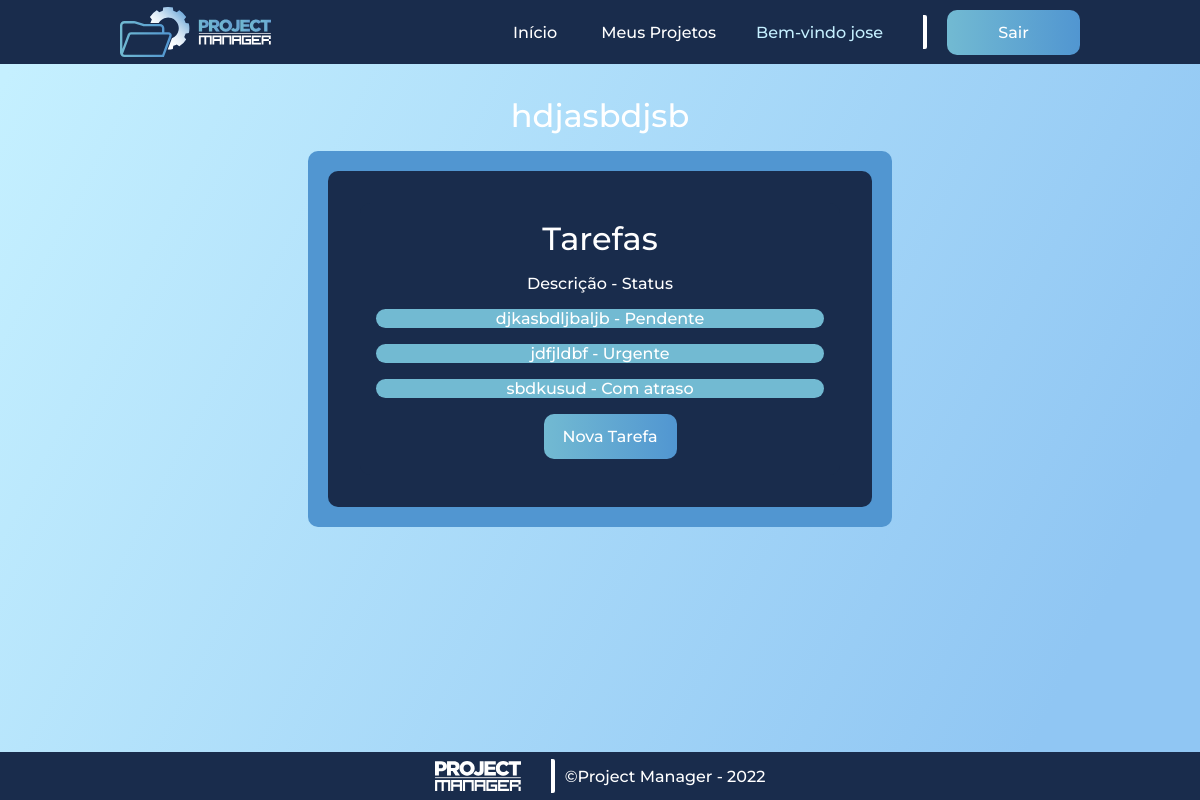
Screenshot of /projeto/3/ (signed in) with the database file from the repository.
### autentication/models.py (models this page shows, shortened)
class projetos(models.Model):
    titulo = models.CharField(max_length=45)
    data_inicio = models.DateTimeField()
    descricao = models.TextField(max_length=500)
    orientador = models.ForeignKey(User, related_name = 'orientador', on_delete = models.CASCADE, default = None, null = True)
    aluno = models.ForeignKey(User, related_name = 'aluno', on_delete = models.CASCADE, default = None, null = True)

class atividades(models.Model):
    descricao = models.TextField(max_length=100)
    status = models.ForeignKey("status", on_delete=models.CASCADE, default=None, null=True)
    orientador = models.ForeignKey(User, related_name = 'orientador_atividade', on_delete = models.CASCADE, default = None, null = True)
    aluno = models.ForeignKey(User, related_name = 'aluno_atividade', on_delete = models.CASCADE, default = None, null = True)
    projeto = models.ForeignKey("projetos", on_delete=models.CASCADE, default=None, null=True)

class status(models.Model):
    status = models.CharField(max_length=10, default = None, null = True)
    def __str__(self):
        return self.status

### autentication/views.py (the view)
# urls.py: path('projeto/<int:id>/', projeto_view, name = 'projeto'),
def projeto_view(request, id):
    if request.user.is_authenticated:
        projeto = projetos.objects.filter(id=id)
        atividade = atividades.objects.filter(projeto=id)
        return render (request, 'InformacoesProjeto.html', {'projeto': projeto, 'atividade': atividade})
    return redirect('login')

### autentication/templates/InformacoesProjeto.html (shortened to what this page needs)
{% load static %}
{% load permission_tags %}
<!DOCTYPE html>
<html lang="pt-br">
<head>
    <link rel="stylesheet" href="{% static 'style.css' %}">
</head>
<body>
    <header>
        <img id="logo-header" src="{% static 'images/Logo Horizontal - 2.svg' %}" alt="Logo Horizontal">
        <nav>
            <ul class="nav_links">
                <li><a href = "{% url 'index' %}">Início</a></li>
                {% if request.user|has_role:'professor' %}
                    <li><a href="{% url 'inicialprofessor' %}">Meus Projetos</a></li>
                {% else %}
                    <li><a href="{% url 'inicialaluno' %}">Meus Projetos</a></li>
                {% endif %}
            </ul>
        </nav>
        <div class="user">
            <span>Bem-vindo {{request.user}}</span>
        </div>
        <div id="linha-vertical"></div>
        <a class=login href="{% url 'logout' %}"><button id="button-1">Sair</button></a>
    </header>
    <main>
        <container class="alunos-main">
            {% for projetoo in projeto %}
            <h1 id="alunos">{{projetoo.titulo}}</h1>
            <div class="inf-tudo">
                <div class = "inf-main3">
                    <div class="div-main3">
                        <h1>Tarefas</h1>
                        <span>Descrição - Status </span>
                        {% if request.user|has_role:'professor' %}
                        {% for atividadess in atividade %}
                        <div class="div-tarefa"> <a href = "{% url 'editar_atividade'  atividadess.id%}">{{atividadess.descricao}} - {{atividadess.status}}</a></div>
                        {% endfor %}
                        {% else %}
                        {% for atividadess in atividade %}
                        <div class="div-tarefa">{{atividadess.descricao}} - {{atividadess.status}}</div>
                        {% endfor %}
                        {% endif %}
                        <a href = "{% url 'cadastrar_atividade' %}"><button id="button-1">Nova Tarefa</button></a>
                    </div>
                </div>
            </div>
            {% endfor %}
        </container>
    </main>
    <footer>
        <img id="logo-footer" src="{% static 'images/Logo Nome - 5.svg' %}" alt="logo">
        <div id="linha-vertical"></div>
        <a id="credits">©Project Manager - 2022</a>
    </footer>
</body>
</html>

### autentication/static/style.css (style rules this page uses)
* { padding: 0; margin: 0; box-sizing: border-box; font-family: 'Montserrat', sans-serif; text-decoration: none; }
:root { --cor0: #192C4C; --cor1: #72BAD2; --cor2: #5196D1; --cor3: #C5F0FF; --cor4: #90C6F3; --cor5: white; --cor6: #1B2E4F; --cor7: #2C497F; --cor8: black; --border1: 10px; --border2: 20px; --font-geral:'Montserrat', sans-serif; }
button { border-radius: var(--border1); border: none; cursor: pointer; transition: all 0.3s ease 0s; }
li, span, a, h1, input, button, p { font-family: 'Montserrat', sans-serif; font-weight: 500; font-size: 16px; text-decoration: none; color: var(--cor5); }
header { display: flex; justify-content: flex-end; align-items: center; padding: 30px 10%; background: var(--cor0); height: 8vh; }
#logo-header { cursor: pointer; height: 50px; margin-right: auto; }
.nav_links { list-style: none; }
.nav_links li { display: inline-block; padding: 0px 20px; }
.nav_links li a { transition: all 0.3s ease 0s; }
#button-1 { margin-left: 20px; width: 133px; height: 45px; background: linear-gradient(90deg, var(--cor1) 0%, var(--cor2) 100%); }
main { background: linear-gradient(117.07deg, var(--cor3) 0.72%, var(--cor4) 88.98%) center center; background-size: cover; }
.user { display: flex; flex-direction: row; justify-content: space-between; align-items: center; padding: 20px; }
.user span { color: var(--cor3); font-family: var(--font-geral); }
.alunos-main { display: flex; flex-direction: column; align-items: center; gap: 1rem; height: 86vh; padding: 2rem 3rem; }
.alunos-main h1 { font-size: 2rem; }
.div-main3 { grid-area: div3; display: flex; flex-direction: column; align-items: center; padding: 1rem; gap: 1rem; width: 40vw; border-radius: var(--border1); background-color: var(--cor0); }
.div-main3 span { color: var(--cor5); }
.div-main3 .div-tarefa { width: 100%; height: 11%; background-color: var(--cor1); border-radius: var(--border1); text-align: center; }
.inf-tudo { padding-top: 20px; padding: 20px; border-radius: var(--border1); cursor: pointer; display: grid; grid-template-areas: 'div1 div1 div1 div1' 'div1 div1 div1 div1' 'div1 div1 div1 div1' 'div1 div1 div1 div1'; gap: 1rem; background-color: var(--cor2); }
.inf-main3 { grid-area: div1; display: flex; flex-direction: column; align-items: left; padding: 2rem; gap: 1rem; border-radius: var(--border1); background-color: var(--cor0); }
.inf-main3 span { color: var(--cor5); }
.inf-main3 .div-tarefa { width: 100%; height: 11%; background-color: var(--cor1); border-radius: var(--border1); }
footer { height: 6vh; background: var(--cor0); display: flex; align-items: center; justify-content: center; column-gap: 10px; }
#linha-vertical { height: 34px; border-right: 4px solid rgb(255, 255, 255); border-radius: 2px; padding: 10px; }
#logo-footer { height: 30px; cursor: pointer; }
#credits { cursor: pointer; }

### rows the page displays
projetos: titulo "hdjasbdjsb"
atividades: descricao "djkasbdljbaljb", status "Pendente"
atividades: descricao "jdfjldbf", status "Urgente"
atividades: descricao "sbdkusud", status "Com atraso"

### other values shown
{{ request.user }} "jose"
